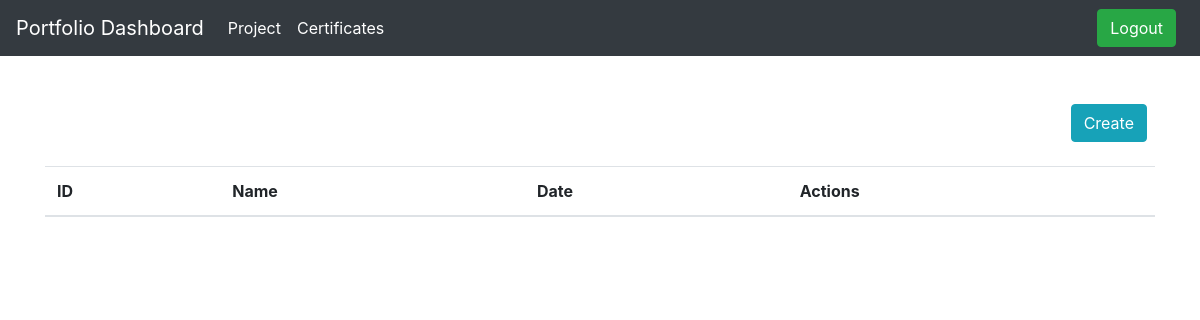
The app's page / (signed in), older data.
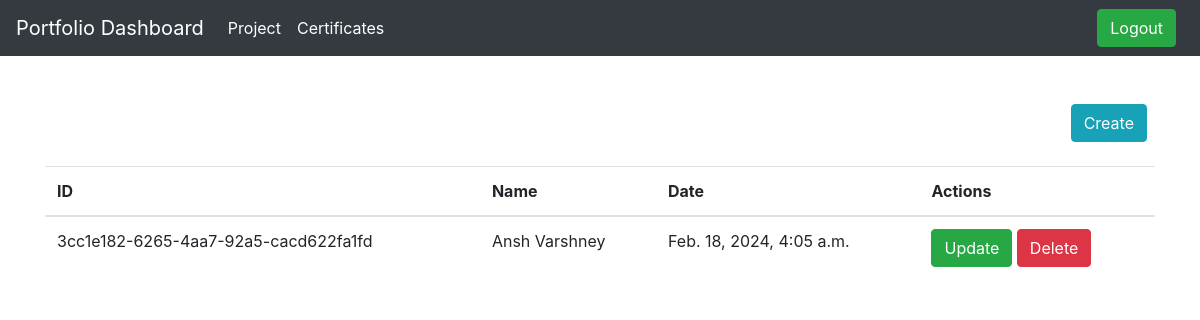
The same page, newer data.
### api/models.py (models this page shows)
class project(models.Model):
    clevel = [
        ("Select", "Select"),
        ("Beginner", "Beginner"),
        ("Intermediate", "Intermediate"),
        ("Pro", "Pro"),
    ]
    STACK_CHOICES = [
    ('HTML', 'HTML'),
    ('CSS', 'CSS'),
    ('JAVASCRIPT', 'JavaScript'),
    ('REACT JS', 'React JS'),
    ('DJANGO REST API', 'Django REST API'),
    ('DJANGO', 'Django'),
    ('POSTGRESS SQL', 'Postgres SQL'),
    ('WORDPRESS', 'WordPress'),
    ('NEXT JS', 'Next JS'),
    ('TAILWIND CSS', 'Tailwind CSS'),
    ('BOOTSTRAP CSS', 'Bootstrap CSS'),
    ('PYTHON WEB SCRAPPING', 'Python Web Scraping'),
    ('PYTHON DATA SCIENCE', 'Python Data Science'),
    ('NODE JS','Node Js'),
    ('FIREBASE','Firebase'),
    ('EXPRESS JS','Express Js'),
    ('FLUTTER','Flutter'),
    ('GO LANG','Go Lang'),
    ('REACT NATIVE','React Native')
]
    id=models.UUIDField(primary_key=True,default=uuid.uuid4,editable=False)
    name = models.CharField(max_length=255,null=False)
    image = models.ImageField(upload_to='images/')
    level = models.CharField(max_length=20, choices=clevel)
    link = models.URLField(max_length=255,blank=False)
    tech_tag = MultiSelectField(max_length=255,choices=STACK_CHOICES)
    codelink = models.URLField(max_length=255,blank=False)
    description = models.CharField(max_length=255,blank=False)
    percentage = models.IntegerField(blank=False)
    datetime = models.DateTimeField(auto_now_add=True)

### api/views.py (the view)
# urls.py: path('',views.display,name='display'),
@login_required(login_url='login')
def display(request):
    projects = project.objects.all()
    context = {'projects': projects}
    return render(request, 'display.html', context)

### templates/display.html
{% extends 'index.html' %}
{% block content %}
<form class="d-flex justify-content-end form-inline my-2 my-lg-0">
    <a href="{% url 'data' %}" class="btn btn-info my-2 mx-2 my-sm-0" type="submit">Create</a>
</form>
<br/>
<table class="table table-hover">
    <thead>
        <tr>
            <th scope="col">ID</th>
            <th scope="col">Name</th>
            <th scope="col">Date</th>
            <th scope="col">Actions</th>
        </tr>
    </thead>
    <tbody>
        {% for project in projects %}
        <tr>
            <td>{{ project.id }}</td>
            <td>{{ project.name }}</td>
            <td>{{ project.datetime }}</td>
            <td>
                <a href="{% url 'update' project.id %}" class="btn btn-success">Update</a>
                <a href="{% url 'delete' project.id %}" class="btn btn-danger">Delete</a>
            </td>
        </tr>
        {% endfor %}
    </tbody>
</table>
{% endblock content %}

### templates/index.html (shortened to what this page needs)
<!doctype html>
<html lang="en">
<head>
    <link rel="stylesheet" href="https://cdn.jsdelivr.net/npm/bootstrap@4.6.2/dist/css/bootstrap.min.css"
>
</head>
<body>
    {% include 'navbar.html' %}
    <div class="container-fluid">
        <br>
        <br>
        <div class="container">
            {% block content %}
            {% endblock content %}
        </div>
    </div>
</body>
</html>

### templates/navbar.html (shortened to what this page needs)
<nav class="navbar navbar-expand-lg navbar-dark bg-dark">
    <a class="navbar-brand" href="{% url 'display' %}">Portfolio Dashboard</a>
    <div class="collapse navbar-collapse" id="navbarSupportedContent">
        <ul class="navbar-nav mr-auto">
            {% if user.is_authenticated %}
            <li class="nav-item active">
                <a class="nav-link" href="{% url 'display' %}">Project <span class="sr-only">(current)</span></a>
            </li>
            <li class="nav-item active">
                <a class="nav-link" href="{% url 'display-image' %}">Certificates <span class="sr-only">(current)</span></a>
            </li>
            {% endif %}
        </ul>
        {% if user.is_authenticated %}
        <form class="form-inline my-2 my-lg-0">
            <a href="{% url 'logout' %}" class="btn btn-success my-2 mx-2 my-sm-0" type="submit">Logout</a>
        </form>
        {% else %}
        <form class="form-inline my-2 my-lg-0">
            <a href="{% url 'login' %}" class="btn btn-success my-2 mx-2 my-sm-0" type="submit">Login</a>
        </form>
        {% endif %}
    </div>
</nav>

Row changes from the older to the newer data that the page shows:
added project: id "3cc1e182-6265-4aa7-92a5-cacd622fa1fd", name "Ansh Varshney", datetime "Feb. 18, 2024, 4:05 a.m."
